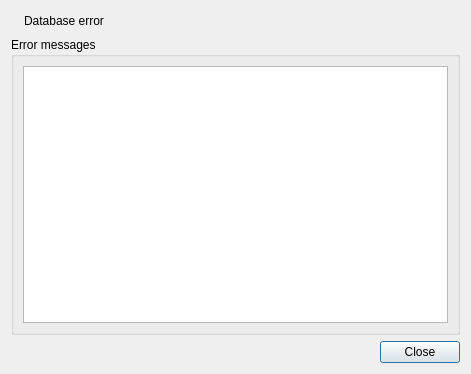
<?xml version="1.0" encoding="UTF-8"?>
<ui version="4.0">
 <class>errorDialog</class>
 <widget class="QDialog" name="errorDialog">
  <property name="geometry">
   <rect>
    <x>0</x>
    <y>0</y>
    <width>471</width>
    <height>374</height>
   </rect>
  </property>
  <property name="windowTitle">
   <string>Dialog</string>
  </property>
  <layout class="QVBoxLayout" name="verticalLayout_2">
   <item>
    <layout class="QHBoxLayout" name="horizontalLayout">
     <item>
      <widget class="QLabel" name="label">
       <property name="text">
        <string/>
       </property>
       <property name="pixmap">
        <pixmap resource="../images/images.qrc">:/images2/error.png</pixmap>
       </property>
      </widget>
     </item>
     <item>
      <widget class="QLabel" name="label_2">
       <property name="text">
        <string>Database error</string>
       </property>
       <property name="textFormat">
        <enum>Qt::RichText</enum>
       </property>
      </widget>
     </item>
     <item>
      <spacer name="horizontalSpacer_2">
       <property name="orientation">
        <enum>Qt::Horizontal</enum>
       </property>
       <property name="sizeHint" stdset="0">
        <size>
         <width>40</width>
         <height>20</height>
        </size>
       </property>
      </spacer>
     </item>
    </layout>
   </item>
   <item>
    <widget class="QGroupBox" name="groupBox">
     <property name="title">
      <string>Error messages</string>
     </property>
     <layout class="QVBoxLayout" name="verticalLayout">
      <item>
       <widget class="QTextEdit" name="textEdit"/>
      </item>
     </layout>
    </widget>
   </item>
   <item>
    <layout class="QHBoxLayout" name="horizontalLayout_2">
     <item>
      <spacer name="horizontalSpacer">
       <property name="orientation">
        <enum>Qt::Horizontal</enum>
       </property>
       <property name="sizeHint" stdset="0">
        <size>
         <width>40</width>
         <height>20</height>
        </size>
       </property>
      </spacer>
     </item>
     <item>
      <widget class="QPushButton" name="cmdclose">
       <property name="text">
        <string>Close</string>
       </property>
       <property name="icon">
        <iconset resource="../images/images.qrc">
         <normaloff>:/images2/new/closeform.png</normaloff>:/images2/new/closeform.png</iconset>
       </property>
      </widget>
     </item>
    </layout>
   </item>
  </layout>
 </widget>
 <resources>
  <include location="../images/images.qrc"/>
 </resources>
 <connections/>
</ui>
